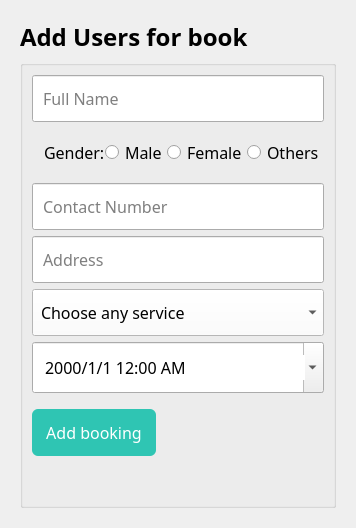
           <widget class="QWidget" name="userAddingPage">
            <layout class="QVBoxLayout" name="addverticalLayout_5">
             <property name="leftMargin">
              <number>20</number>
             </property>
             <property name="topMargin">
              <number>20</number>
             </property>
             <property name="rightMargin">
              <number>20</number>
             </property>
             <property name="bottomMargin">
              <number>20</number>
             </property>
             <item>
              <layout class="QVBoxLayout" name="addverticalLayout_4">
               <item>
                <widget class="QLabel" name="addlabel_3">
                 <property name="maximumSize">
                  <size>
                   <width>16777215</width>
                   <height>16777213</height>
                  </size>
                 </property>
                 <property name="font">
                  <font>
                   <family>Poppins</family>
                   <pointsize>18</pointsize>
                   <bold>true</bold>
                  </font>
                 </property>
                 <property name="styleSheet">
                  <string notr="true">color:
                                      #000; </string>
                 </property>
                 <property name="text">
                  <string>Add Users for book</string>
                 </property>
                </widget>
               </item>
               <item>
                <widget class="QGroupBox" name="groupBox_2">
                 <property name="title">
                  <string/>
                 </property>
                 <layout class="QVBoxLayout" name="verticalLayout_7">
                  <item>
                   <widget class="QLineEdit" name="name">
                    <property name="minimumSize">
                     <size>
                      <width>0</width>
                      <height>40</height>
                     </size>
                    </property>
                    <property name="font">
                     <font>
                      <family>Poppins</family>
                      <pointsize>12</pointsize>
                     </font>
                    </property>
                    <property name="styleSheet">
                     <string notr="true">
                                            padding: 10px 0px 10px 8px;</string>
                    </property>
                    <property name="placeholderText">
                     <string>Full Name</string>
                    </property>
                   </widget>
                  </item>
                  <item>
                   <layout class="QHBoxLayout" name="horizontalLayout_7">
                    <property name="spacing">
                     <number>0</number>
                    </property>
                    <property name="sizeConstraint">
                     <enum>QLayout::SetDefaultConstraint</enum>
                    </property>
                    <property name="leftMargin">
                     <number>12</number>
                    </property>
                    <property name="topMargin">
                     <number>10</number>
                    </property>
                    <property name="rightMargin">
                     <number>0</number>
                    </property>
                    <property name="bottomMargin">
                     <number>10</number>
                    </property>
                    <item>
                     <widget class="QLabel" name="label_5">
                      <property name="font">
                       <font>
                        <family>Poppins</family>
                        <pointsize>12</pointsize>
                        <bold>false</bold>
                       </font>
                      </property>
                      <property name="styleSheet">
                       <string notr="true">color:#000;
                                              </string>
                      </property>
                      <property name="text">
                       <string>Gender:</string>
                      </property>
                     </widget>
                    </item>
                    <item>
                     <widget class="QRadioButton" name="maleradioButton">
                      <property name="font">
                       <font>
                        <family>Poppins</family>
                        <pointsize>12</pointsize>
                       </font>
                      </property>
                      <property name="styleSheet">
                       <string notr="true">color:#000;</string>
                      </property>
                      <property name="text">
                       <string>Male</string>
                      </property>
                     </widget>
                    </item>
                    <item>
                     <widget class="QRadioButton" name="femaleradioButton">
                      <property name="font">
                       <font>
                        <family>Poppins</family>
                        <pointsize>12</pointsize>
                       </font>
                      </property>
                      <property name="styleSheet">
                       <string notr="true">color:#000;</string>
                      </property>
                      <property name="text">
                       <string>Female</string>
                      </property>
                      <property name="checked">
                       <bool>false</bool>
                      </property>
                     </widget>
                    </item>
                    <item>
                     <widget class="QRadioButton" name="othersradioButton">
                      <property name="font">
                       <font>
                        <family>Poppins</family>
                        <pointsize>12</pointsize>
                       </font>
                      </property>
                      <property name="styleSheet">
                       <string notr="true">color:#000;</string>
                      </property>
                      <property name="text">
                       <string>Others</string>
                      </property>
                      <property name="checked">
                       <bool>false</bool>
                      </property>
                     </widget>
                    </item>
                   </layout>
                  </item>
                  <item>
                   <widget class="QLineEdit" name="phone_number">
                    <property name="minimumSize">
                     <size>
                      <width>0</width>
                      <height>40</height>
                     </size>
                    </property>
                    <property name="font">
                     <font>
                      <family>Poppins</family>
                      <pointsize>12</pointsize>
                     </font>
                    </property>
                    <property name="styleSheet">
                     <string notr="true">padding: 10px 0px 10px 8px;</string>
                    </property>
                    <property name="inputMethodHints">
                     <set>Qt::ImhDigitsOnly</set>
                    </property>
                    <property name="placeholderText">
                     <string>Contact Number</string>
                    </property>
                   </widget>
                  </item>
                  <item>
                   <widget class="QLineEdit" name="address">
                    <property name="minimumSize">
                     <size>
                      <width>0</width>
                      <height>40</height>
                     </size>
                    </property>
                    <property name="font">
                     <font>
                      <family>Poppins</family>
                      <pointsize>12</pointsize>
                     </font>
                    </property>
                    <property name="styleSheet">
                     <string notr="true">
                                            padding: 10px 0px 10px 8px;</string>
                    </property>
                    <property name="placeholderText">
                     <string>Address</string>
                    </property>
                   </widget>
                  </item>
                  <item>
                   <widget class="QComboBox" name="service">
                    <property name="minimumSize">
                     <size>
                      <width>0</width>
                      <height>40</height>
                     </size>
                    </property>
                    <property name="font">
                     <font>
                      <family>Poppins</family>
                      <pointsize>12</pointsize>
                     </font>
                    </property>
                    <property name="styleSheet">
                     <string notr="true">QComboBox {
                                            padding: 10px 0px 10px 8px;
                                            background: #fff;
                                            selection-background-color: #fff;
                                            }
                                            QComboBox::item:selected {
                                            background: #fff;
                                            }
                                          </string>
                    </property>
                    <property name="currentText">
                     <string/>
                    </property>
                    <property name="currentIndex">
                     <number>-1</number>
                    </property>
                    <property name="placeholderText">
                     <string>Choose any service</string>
                    </property>
                    <item>
                     <property name="text">
                      <string>Swimming</string>
                     </property>
                    </item>
                    <item>
                     <property name="text">
                      <string>Spa</string>
                     </property>
                    </item>
                    <item>
                     <property name="text">
                      <string>Sauna</string>
                     </property>
                    </item>
                   </widget>
                  </item>
                  <item>
                   <widget class="QDateTimeEdit" name="date">
                    <property name="minimumSize">
                     <size>
                      <width>0</width>
                      <height>40</height>
                     </size>
                    </property>
                    <property name="font">
                     <font>
                      <family>Poppins</family>
                      <pointsize>12</pointsize>
                     </font>
                    </property>
                    <property name="styleSheet">
                     <string notr="true">
                                            padding: 10px 0px 10px 8px;</string>
                    </property>
                    <property name="dateTime">
                     <datetime>
                      <hour>0</hour>
                      <minute>0</minute>
                      <second>0</second>
                      <year>2000</year>
                      <month>1</month>
                      <day>1</day>
                     </datetime>
                    </property>
                    <property name="displayFormat">
                     <string>yyyy/M/d h:mm AP</string>
                    </property>
                    <property name="calendarPopup">
                     <bool>true</bool>
                    </property>
                   </widget>
                  </item>
                  <item>
                   <layout class="QHBoxLayout" name="horizontalLayout_6">
                    <property name="topMargin">
                     <number>10</number>
                    </property>
                    <item>
                     <widget class="QPushButton" name="pushButton_addBooking">
                      <property name="font">
                       <font>
                        <family>Poppins</family>
                        <pointsize>12</pointsize>
                       </font>
                      </property>
                      <property name="cursor">
                       <cursorShape>PointingHandCursor</cursorShape>
                      </property>
                      <property name="styleSheet">
                       <string notr="true">background: #2FC5B3;
                                                color:#fff;
                                                padding: 12px 14px;
                                                border-radius:6px;</string>
                      </property>
                      <property name="text">
                       <string>Add booking</string>
                      </property>
                      <property name="flat">
                       <bool>false</bool>
                      </property>
                     </widget>
                    </item>
                    <item>
                     <spacer name="horizontalSpacer_4">
                      <property name="orientation">
                       <enum>Qt::Horizontal</enum>
                      </property>
                      <property name="sizeHint" stdset="0">
                       <size>
                        <width>40</width>
                        <height>20</height>
                       </size>
                      </property>
                     </spacer>
                    </item>
                   </layout>
                  </item>
                  <item>
                   <spacer name="verticalSpacer_3">
                    <property name="orientation">
                     <enum>Qt::Vertical</enum>
                    </property>
                    <property name="sizeHint" stdset="0">
                     <size>
                      <width>20</width>
                      <height>40</height>
                     </size>
                    </property>
                   </spacer>
                  </item>
                 </layout>
                </widget>
               </item>
              </layout>
             </item>
            </layout>
           </widget>
